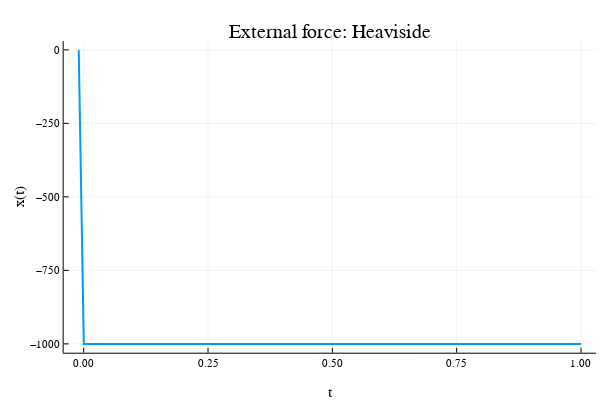

This figure's notebook cell:
### Code cell
H = Heaviside

fHeav(t) = -1e3 * H(t)

tsp = range(-1e-2, 1.0, length=100)
plot(tsp, t -> fHeav.(t), xlab="t", ylab="x(t)", lw=2.0, lab="", title="External force: Heaviside")

### Figure 1 — Plotly figure (JSON) as saved in the notebook; plotly's stock layout.template omitted (floating-point values rounded to 4 significant figures)
{"data": [{"colorbar": {"title": ""}, "legendgroup": "", "line": {"color": "rgba(0, 154, 250, 1.000)", "dash": "solid", "shape": "linear", "width": 2}, "mode": "lines", "name": "", "showlegend": false, "type": "scatter", "x": [-0.01, 0.000202, 0.0104, 0.02061, 0.03081, 0.04101, 0.05121, 0.06141, 0.07162, 0.08182, 0.09202, 0.1022, 0.1124, 0.1226, 0.1328, 0.143, 0.1532, 0.1634, 0.1736, 0.1838, 0.194, 0.2042, 0.2144, 0.2246, 0.2348, 0.2451, 0.2553, 0.2655, 0.2757, 0.2859, 0.2961, 0.3063, 0.3165, 0.3267, 0.3369, 0.3471, 0.3573, 0.3675, 0.3777, 0.3879, 0.3981, 0.4083, 0.4185, 0.4287, 0.4389, 0.4491, 0.4593, 0.4695, 0.4797, 0.4899, 0.5001, 0.5103, 0.5205, 0.5307, 0.5409, 0.5511, 0.5613, 0.5715, 0.5817, 0.5919, 0.6021, 0.6123, 0.6225, 0.6327, 0.6429, 0.6531, 0.6633, 0.6735, 0.6837, 0.6939, 0.7041, 0.7143, 0.7245, 0.7347, 0.7449, 0.7552, 0.7654, 0.7756, 0.7858, 0.796, 0.8062, 0.8164, 0.8266, 0.8368, 0.847, 0.8572, 0.8674, 0.8776, 0.8878, 0.898, 0.9082, 0.9184, 0.9286, 0.9388, 0.949, 0.9592, 0.9694, 0.9796, 0.9898, 1], "xaxis": "x", "y": [0, -1000, -1000, -1000, -1000, -1000, -1000, -1000, -1000, -1000, -1000, -1000, -1000, -1000, -1000, -1000, -1000, -1000, -1000, -1000, -1000, -1000, -1000, -1000, -1000, -1000, -1000, -1000, -1000, -1000, -1000, -1000, -1000, -1000, -1000, -1000, -1000, -1000, -1000, -1000, -1000, -1000, -1000, -1000, -1000, -1000, -1000, -1000, -1000, -1000, -1000, -1000, -1000, -1000, -1000, -1000, -1000, -1000, -1000, -1000, -1000, -1000, -1000, -1000, -1000, -1000, -1000, -1000, -1000, -1000, -1000, -1000, -1000, -1000, -1000, -1000, -1000, -1000, -1000, -1000, -1000, -1000, -1000, -1000, -1000, -1000, -1000, -1000, -1000, -1000, -1000, -1000, -1000, -1000, -1000, -1000, -1000, -1000, -1000, -1000], "yaxis": "y", "zmax": null, "zmin": null}], "layout": {"annotations": [{"font": {"color": "rgba(0, 0, 0, 1.000)", "family": "sans-serif", "size": 20}, "rotation": 0, "showarrow": false, "text": "External force: Heaviside", "x": 0.5498, "xanchor": "center", "xref": "paper", "y": 1, "yanchor": "top", "yref": "paper"}], "height": 400, "legend": {"bgcolor": "rgba(255, 255, 255, 1.000)", "bordercolor": "rgba(0, 0, 0, 1.000)", "borderwidth": 1, "font": {"color": "rgba(0, 0, 0, 1.000)", "family": "sans-serif", "size": 11}, "tracegroupgap": 0, "traceorder": "normal", "x": 1, "xanchor": "auto", "y": 1, "yanchor": "auto"}, "margin": {"b": 20, "l": 0, "r": 0, "t": 20}, "paper_bgcolor": "rgba(255, 255, 255, 1.000)", "plot_bgcolor": "rgba(255, 255, 255, 1.000)", "showlegend": true, "width": 600, "xaxis": {"anchor": "y", "domain": [0.1061, 0.9934], "gridcolor": "rgba(0, 0, 0, 0.100)", "gridwidth": 0.5, "linecolor": "rgba(0, 0, 0, 1.000)", "mirror": false, "range": [-0.0403, 1.03], "showgrid": true, "showline": true, "showticklabels": true, "tickangle": 0, "tickcolor": "rgb(0, 0, 0)", "tickfont": {"color": "rgba(0, 0, 0, 1.000)", "family": "sans-serif", "size": 11}, "tickmode": "array", "ticks": "inside", "ticktext": ["0.00", "0.25", "0.50", "0.75", "1.00"], "tickvals": [0, 0.25, 0.5, 0.75, 1], "title": "t", "titlefont": {"color": "rgba(0, 0, 0, 1.000)", "family": "sans-serif", "size": 15}, "type": "-", "visible": true, "zeroline": false, "zerolinecolor": "rgba(0, 0, 0, 1.000)"}, "yaxis": {"anchor": "x", "domain": [0.07581, 0.9415], "gridcolor": "rgba(0, 0, 0, 0.100)", "gridwidth": 0.5, "linecolor": "rgba(0, 0, 0, 1.000)", "mirror": false, "range": [-1030, 30], "showgrid": true, "showline": true, "showticklabels": true, "tickangle": 0, "tickcolor": "rgb(0, 0, 0)", "tickfont": {"color": "rgba(0, 0, 0, 1.000)", "family": "sans-serif", "size": 11}, "tickmode": "array", "ticks": "inside", "ticktext": ["−1000", "−750", "−500", "−250", "0"], "tickvals": [-1000, -750, -500, -250, 0], "title": "x(t)", "titlefont": {"color": "rgba(0, 0, 0, 1.000)", "family": "sans-serif", "size": 15}, "type": "-", "visible": true, "zeroline": false, "zerolinecolor": "rgba(0, 0, 0, 1.000)"}}}
